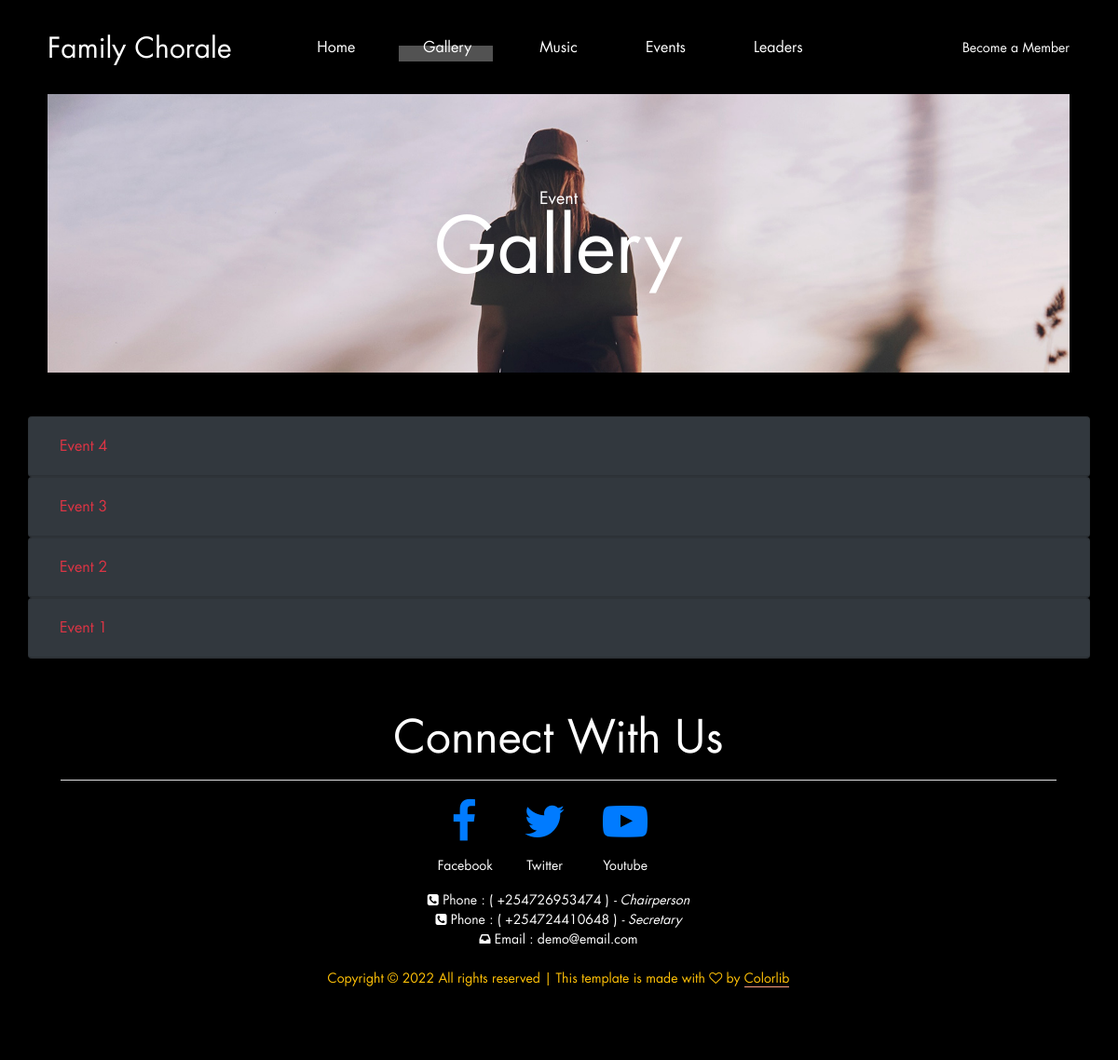
Page /family-chorale/gallery/ on the committed database.
### family_chorale/models.py (models this page shows, shortened)
class Event(models.Model):
    title = models.CharField(max_length=200,unique=True)
    poster = models.ImageField(
        upload_to='posters/', default='posters/default.jpeg',validators=[validate_pic_size])
    description = models.TextField()
    date = models.DateField()
    start_time = models.TimeField(null=True)
    stop_time = models.TimeField(null=True)
    location = models.CharField(max_length=200, default='Kisumu')
    def __str__(self) -> str:
        return self.title
    class Meta:
        ordering = ['-date']

### family_chorale/views.py (the view)
# urls.py: path('gallery/',views.gallery,name='gallery'),
def gallery(request):
    gallery = Gallery.objects.order_by('event')
    context = {
        'gallery_list': gallery,
    }
    return render(request, 'family_chorale/gallery_list.html', context=context)

### family_chorale/templates/family_chorale/gallery_list.html (shortened to what this page needs)
{%extends 'base.html'%}
{%load static%}
{%block link%}
<link rel="stylesheet" type="text/css" href="{%static 'styles/about.css'%}">
<link rel="stylesheet" type="text/css" href="{%static 'styles/about_responsive.css'%}">
{%endblock%}
{%block header%}
        <header class="header">
            <div class="header_content d-flex flex-row align-items-center justify-content-center">
                <div class="logo"><a href="#">Family Chorale</a></div>
                <div class="log_reg">
                    <ul class="d-flex flex-row align-items-start justify-content-start">
                        <li><a href="{%url 'member-add'%}">Become a Member</a></li>
                    </ul>
                </div>
                <nav class="main_nav">
                    <ul class="d-flex flex-row align-items-start justify-content-start">
                        <li><a href="{%url 'index'%}">Home</a></li>
                        <li  class="active"><a href="{%url 'gallery'%}">Gallery</a></li>
                        <li><a href="{%url 'music'%}">Music</a></li>
                        <li><a href="{%url 'events'%}">Events</a></li>
                        <li><a href="{%url 'leaders'%}">Leaders</a></li>
                    </ul>
                </nav>
            </div>
        </header>
        {%endblock%}
{%block home%}
<div class="home">
	<div class="home_inner">
		<div class="parallax_background parallax-window" data-parallax="scroll" data-image-src="{%static 'images/about.jpg'%}"
			data-speed="0.8"></div>
		<div class="home_container">
			<div class="home_content text-center">
				<div class="home_subtitle">Event</div>
				<div class="home_title">Gallery</div>
			</div>
		</div>
	</div>
</div>
{%endblock%}
{%block main%}
<br>
<br>
<div class="container">
	{%if gallery_list%}
	{%regroup gallery_list by event as gallery%}
	<div id="accordion">
		<br>
		{%for event in gallery%}
		<div class="card bg-dark">
			<div class="card-header" id="heading{{event.grouper.id}}">
				<h5 class="mb-0">
					<button class="btn btn-link text-danger" data-toggle="collapse"
						data-target="#event{{event.grouper.id}}" aria-expanded="true"
						aria-controls="event{{event.grouper.id}}">
						{{event.grouper}}
					</button>
				</h5>
			</div>
		</div>
		{%endfor%}
	</div>
	{%endif%}
</div>
{%endblock%}

### family_chorale/static/styles/about.css (style rules this page uses)
* { margin: 0; padding: 0; -webkit-font-smoothing: antialiased; -webkit-text-shadow: rgba(0,0,0,.01) 0 0 1px; text-shadow: rgba(0,0,0,.01) 0 0 1px; }
body { font-family: 'Futura', sans-serif; font-size: 14px; font-weight: 400; background: #000000; color: #FFFFFF; }
div { display: block; position: relative; -webkit-box-sizing: border-box; -moz-box-sizing: border-box; box-sizing: border-box; }
ul { list-style: none; margin-bottom: 0px; }
a { -webkit-transition: all 200ms ease; -moz-transition: all 200ms ease; -ms-transition: all 200ms ease; -o-transition: all 200ms ease; transition: all 200ms ease; }
a, a:hover, a:visited, a:active, a:link { text-decoration: none; -webkit-font-smoothing: antialiased; -webkit-text-shadow: rgba(0,0,0,.01) 0 0 1px; text-shadow: rgba(0,0,0,.01) 0 0 1px; }
h5 { font-size: 14px; }
h1, h2, h3, h4, h5, h6 { font-family: 'Futura', sans-serif; -webkit-font-smoothing: antialiased; -webkit-text-shadow: rgba(0,0,0,.01) 0 0 1px; text-shadow: rgba(0,0,0,.01) 0 0 1px; line-height: 1.2; }
.parallax-window { min-height: 400px; background: transparent; }
.parallax_background { position: absolute; top: 0; left: 0; width: 100%; height: 100%; }
.header { position: fixed; left: 0; top: 0; width: 100%; background: #000000; z-index: 100; -webkit-transition: all 400ms ease; -moz-transition: all 400ms ease; -ms-transition: all 400ms ease; -o-transition: all 400ms ease; transition: all 400ms ease; }
.header_content { width: 100%; height: 101px; padding-left: 51px; padding-right: 52px; -webkit-transition: all 400ms ease; -moz-transition: all 400ms ease; -ms-transition: all 400ms ease; -o-transition: all 400ms ease; transition: all 400ms ease; }
.logo { position: absolute; top: 50%; -webkit-transform: translateY(-50%); -moz-transform: translateY(-50%); -ms-transform: translateY(-50%); -o-transform: translateY(-50%); transform: translateY(-50%); left: 51px; }
.logo a { font-family: 'Futura', sans-serif; font-size: 30px; color: #FFFFFF; }
.log_reg { position: absolute; top: 50%; -webkit-transform: translateY(-50%); -moz-transform: translateY(-50%); -ms-transform: translateY(-50%); -o-transform: translateY(-50%); transform: translateY(-50%); right: 52px; }
.log_reg ul li { position: relative; }
.log_reg ul li a { font-size: 14px; color: #FFFFFF; }
.main_nav ul li:not(:last-child) { margin-right: 24px; }
.main_nav ul li { position: relative; }
.main_nav ul li a { position: relative; font-size: 16px; color: #FFFFFF; padding-left: 26px; padding-right: 23px; z-index: 1; }
.main_nav ul li a::after { display: block; position: absolute; left: 0; bottom: -20px; width: 100%; height: 17px; background: #525252; content: ''; z-index: -1; visibility: hidden; opacity: 0; -webkit-transition: all 400ms ease; -moz-transition: all 400ms ease; -ms-transition: all 400ms ease; -o-transition: all 400ms ease; transition: all 400ms ease; }
.main_nav ul li.active a::after, .main_nav ul li a:hover::after { bottom: -5px; visibility: visible; opacity: 1; }
.home { width: 100%; height: 384px; padding-left: 51px; padding-right: 52px; }
.home_inner { width: 100%; height: 100%; }
.home_container { position: absolute; left: 50%; -webkit-transform: translateX(-50%); -moz-transform: translateX(-50%); -ms-transform: translateX(-50%); -o-transform: translateX(-50%); transform: translateX(-50%); bottom: 89px; }
.home_subtitle { font-size: 18px; line-height: 0.75; }
.home_title { font-size: 82px; line-height: 0.75; margin-top: 14px; }

### rows in the picture
Event: grouper "Event 4"
Event: grouper "Event 3"
Event: grouper "Event 2"
Event: grouper "Event 1"
